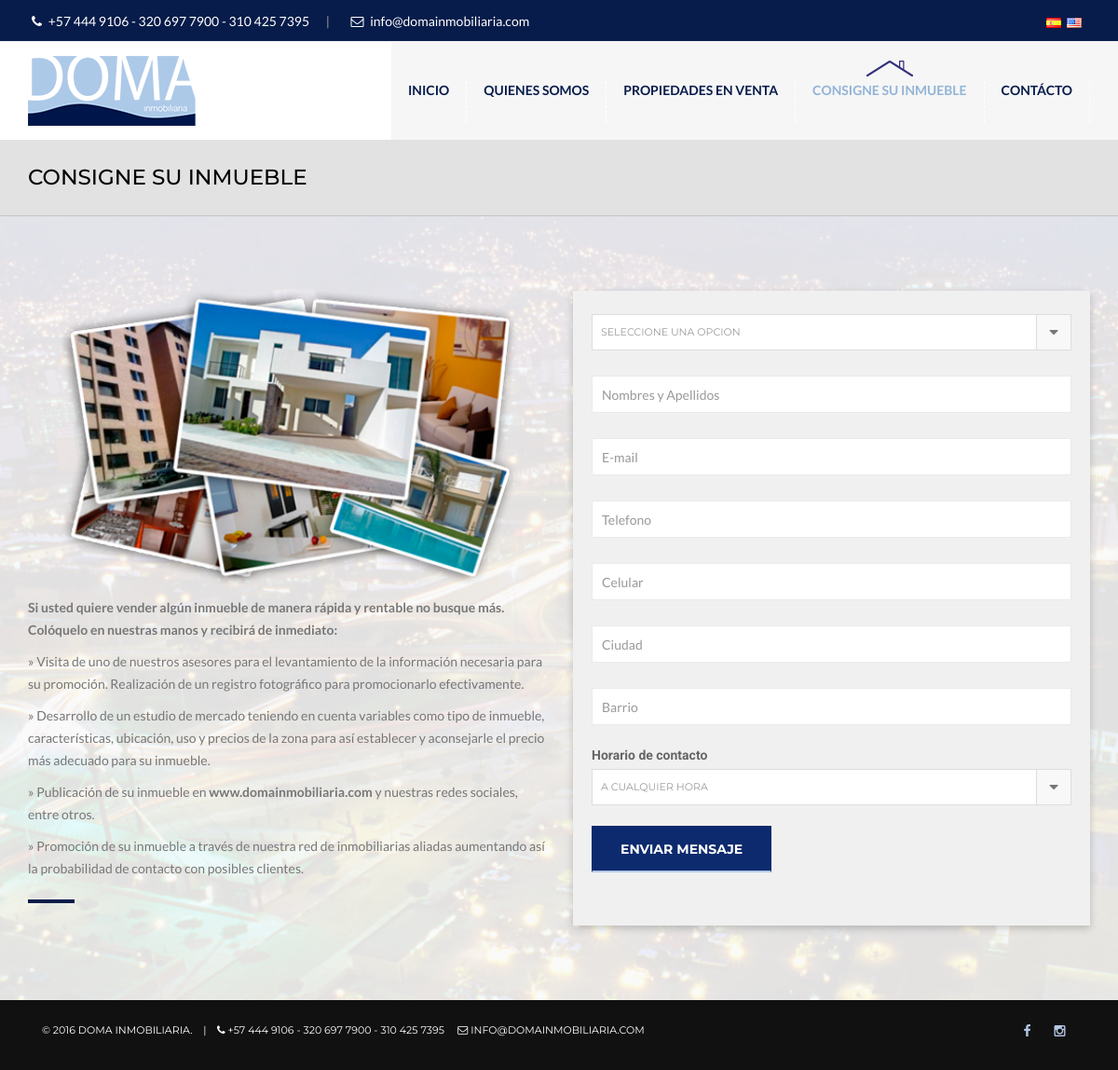
/consigne.php, run on the app's committed database.
### tables this page shows
CREATE TABLE IF NOT EXISTS `Informacion` (
  `Id` int(11) NOT NULL AUTO_INCREMENT,
  `Nombre` varchar(255) NOT NULL,
  `Identificacion` varchar(255) NOT NULL,
  `Email` varchar(255) NOT NULL,
  `Pais` varchar(255) NOT NULL,
  `Ciudad` varchar(255) NOT NULL,
  `Dir` varchar(255) NOT NULL,
  `Codigo` varchar(255) NOT NULL,
  `Telefono` varchar(255) NOT NULL,
  `Celular` varchar(255) NOT NULL,
  `Logo` varchar(255) NOT NULL,
  `Mapa` text NOT NULL,
  `Fb` varchar(255) NOT NULL,
  `It` varchar(255) NOT NULL,
  `Tw` varchar(255) NOT NULL,
  PRIMARY KEY (`Id`)
);

CREATE TABLE IF NOT EXISTS `Consigne` (
  `Id` int(11) NOT NULL AUTO_INCREMENT,
  `Titulo` varchar(255) NOT NULL,
  `Descripcion` text NOT NULL,
  `TituloEN` varchar(255) NOT NULL,
  `DescripcionEN` text NOT NULL,
  `Foto` varchar(255) NOT NULL,
  `Foto2` varchar(255) NOT NULL,
  PRIMARY KEY (`Id`)
);

### consigne.php (the view, shortened to what this page needs)
<?
include("includes/conexion.php");
$Lang          =   $_SESSION["Lang"];
$query         =   "SELECT * FROM Consigne";
$result        =   mysql_query($query,$id);
while($row     =   mysql_fetch_array($result)){
$Titulo        =   $row["Titulo"];
$Descripcion   =   $row["Descripcion"];
$Foto          =   $row["Foto"];
$Foto2         =   $row["Foto2"];
}
?>
<!DOCTYPE html>
<html lang="en">
<head>
<link href="css/bootstrap.min.css" rel="stylesheet" type="text/css">
<link href="css/main.css" rel="stylesheet" type="text/css">
<link href="css/style.css" rel="stylesheet" type="text/css">
<link href="css/animate.css" rel="stylesheet" type="text/css">
<link href="css/responsive.css" rel="stylesheet" type="text/css">
<link href="css/font-awesome.min.css" rel="stylesheet" type="text/css">
</head>
<body>
<div id="wrap">
  <?include("includes/topbar.php");?>
  <header class="sticky">
    <div class="container">
      <div class="logo"> <a href="index.php"><img src="images/logo.png" alt="" ></a> </div>
      <nav>
        <?include("includes/menu.php");?>
      </nav>
    </div>
  </header>
  <div class="sub-banner">
    <div class="overlay">
      <div class="container">
        <h1><?=$Titulo?></h1>
      </div>
    </div>
  </div>
  <section  style="background-image: url(admin/html/pages/General/Consigne/Fondo/<?=$Foto2?>); " data-stellar-background-ratio="0.6" data-stellar-vertical-offset="20" class=" register parallax ">
  <div class="overlay1">
    <div class="container ">
      <div class="row ">
        <div class="col-sm-12">
          <div class="row">
            <div class="col-sm-6">
            <img style=" padding-bottom:12px;" width="100%" src="admin/html/pages/General/Consigne/<?=$Foto?>"/>
           <?=$Descripcion?>
<hr/>
            </div>
            <div class="col-sm-6">
              <div class="regi-sec">
              <form role="form" id="contact_form" method="post" onSubmit="return false">
          <ul class="row">
         <div style="margin-bottom:22px;" class="col-sm-12">
              <select class="selectpicker" name="propiedad" required>
                  <option value=""><?if($Lang=="EN"){?>Select an option<?}else{?>Seleccione una opcion<?}?></option>
                  </select>
                  </div>
            <li class="col-sm-12">
                <input type="text" class="form-control" name="name" id="name" placeholder="<?if($Lang=="EN"){?>Names and surnames<?}else{?>Nombres y Apellidos<?}?>" required>
            </li>
            <li class="col-sm-12">
                <input type="text" class="form-control" name="email" id="email" placeholder="E-mail" required>
            </li>
            <li class="col-sm-12">
                <input type="text" class="form-control" name="company" id="company" placeholder="<?if($Lang=="EN"){?>Phone<?}else{?>Telefono<?}?>" required>
            </li>
            <li class="col-sm-12">
              <input type="text" class="form-control" name="celular" id="celular" placeholder="<?if($Lang=="EN"){?>Cell phone<?}else{?>Celular<?}?>" required>
            </li>
              <li class="col-sm-12">
                <input type="text" class="form-control" name="ciudad" id="ciudad" placeholder="<?if($Lang=="EN"){?>City<?}else{?>Ciudad<?}?>" required>
            </li>
            <li class="col-sm-12">
                <input type="text" class="form-control" name="barrio" id="barrio" placeholder="<?if($Lang=="EN"){?>District<?}else{?>Barrio<?}?>" required>
            </li>
               <div style="margin-bottom:22px;" class="col-sm-12">
             <label style="color:#656565;"><?if($Lang=="EN"){?>Contact schedule<?}else{?>Horario de contacto<?}?></label>
            <select class="selectpicker" name="horario">
              <option><?if($Lang=="EN"){?>Any time<?}else{?>A Cualquier Hora<?}?></option>
            </select>
                 </div>
            <li class="col-sm-12">
              <button type="submit" value="submit" class="btn font-montserrat" id="btn_submit" onClick="proceed();"><?if($Lang=="EN"){?>Send Message<?}else{?>Enviar Mensaje<?}?></button>
            </li>
          </ul>
        </form>
              </div>
            </div>
          </div>
        </div>
      </div>
      </div>
    </div>
  </section>
  <?include("includes/footer.php");?>
</div>
</body>
</html>

### includes/topbar.php (shortened to what this page needs)
<?
include("conexion.php");
$query    =    "SELECT * FROM Informacion";
$result   =    mysql_query($query,$id);
while($row=    mysql_fetch_array($result)){
$Telefono =    $row["Telefono"];
$Celular  =    $row["Celular"];
$Email    =    $row["Email"];
}
?>
<div class="top-bar">
 <div class="container">
    <ul class="left-bar-side">
      <li>
        <p><i class="fa fa-phone"></i>  <?=$Telefono?> - <?=$Celular?> </p>
        <span>|</span>
      </li>
      <li>
        <p><i class="fa fa-envelope-o"></i> <?=$Email?> </p>
      </li>
    </ul>
    <ul class="right-bar-side social_icons">
      <li style="margin-right:-13px;" ><a style="cursor:pointer;" onclick="changeLang('ES');"><img src="images/es.png"/> </a></li>
      <li><a style="cursor:pointer;" onclick="changeLang('EN');"><img src="images/us.png"/></a></li>
    </ul>
  </div>
</div>

### includes/footer.php
<?
include("conexion.php");
$query       =   "SELECT * FROM Informacion";
$result      =   mysql_query($query,$id);
while($row   =  mysql_fetch_array($result)){
$Telefono    =  $row["Telefono"];
$Celular     =  $row["Celular"];
$Email       =  $row["Email"];
$Fb          =  $row["Fb"];
$It          =  $row["It"];
}
?>
<div class="rights">
  <div class="container">
     <div class="col-sm-9"  >
 <p class="font-montserrat">© 2016 Doma Inmobiliaria.&nbsp;&nbsp;&nbsp; |&nbsp;&nbsp;&nbsp; <i class="fa fa-phone"></i> <?=$Telefono?> - <?=$Celular?>  &nbsp;&nbsp;&nbsp; <i class="fa fa-envelope-o"></i>  <?=$Email?>  </p></div>
    <div class="col-sm-3" >
    <ul style="float:right;" class="right-bar-side social_icons">
      <li class="facebook"> <a href="<?=$Fb?>" target="_blank"><i class="fa fa-facebook"></i> </a></li>
      <li class="twitter"> <a href="<?=$It?>" target="_blank"><i class="fa fa-instagram"></i> </a></li>
    </ul>
    </div>
  </div>
</div>

### data on the page
informacion: Telefono "+57 444 9106", Celular "320 697 7900 - 310 425 7395", Email "info@domainmobiliaria.com", Email "INFO@DOMAINMOBILIARIA.COM"
consigne: Titulo "CONSIGNE SU INMUEBLE", Foto2 (picture), Foto (picture), Descripcion "Si usted quiere vender algún inmueble de manera rápida y rentable no busque más. Colóquelo en nuestras manos y recibirá de inmediato: » Visita de uno de nuestros asesores para el levantamiento de la información necesaria para su promoción. Realización de un registro fotográfico para promocionarlo efectivamente. » Desarrollo de un estudio de mercado teniendo en cuenta variables como tipo de inmueble, características, ubicación, uso y precios de la zona para así establecer y aconsejarle el precio más adecuado para su inmueble. » Publicación de su inmueble en www.domainmobiliaria.com y nuestras redes sociales, entre otros. » Promoción de su inmueble a través de nuestra red de inmobiliarias…"
